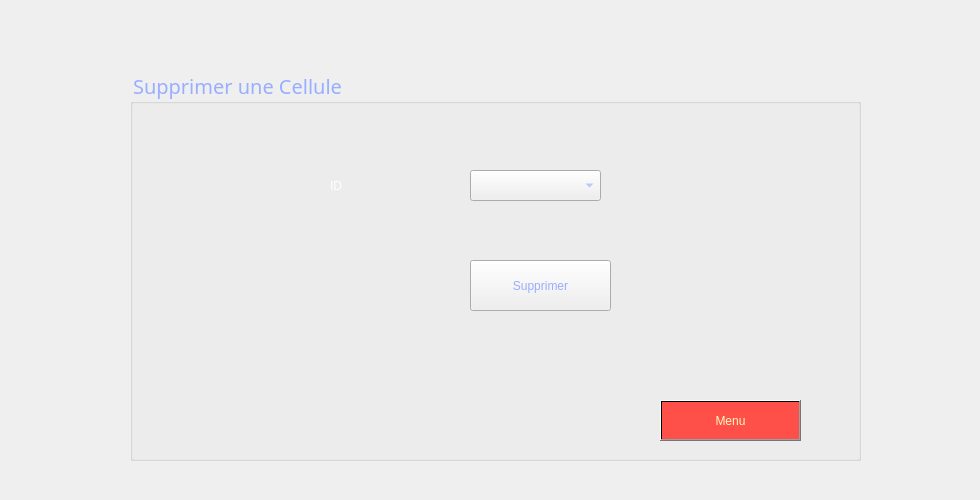
        <widget class="QWidget" name="tab_15">
         <attribute name="title">
          <string>Supprimer</string>
         </attribute>
         <widget class="QLabel" name="label_93">
          <property name="geometry">
           <rect>
            <x>0</x>
            <y>0</y>
            <width>971</width>
            <height>491</height>
           </rect>
          </property>
          <property name="styleSheet">
           <string notr="true">background-image: url(:/21.jpg);</string>
          </property>
          <property name="text">
           <string/>
          </property>
         </widget>
         <widget class="QGroupBox" name="groupBox_25">
          <property name="geometry">
           <rect>
            <x>130</x>
            <y>70</y>
            <width>731</width>
            <height>391</height>
           </rect>
          </property>
          <property name="font">
           <font>
            <family>Rockwell</family>
            <pointsize>15</pointsize>
            <weight>50</weight>
            <italic>false</italic>
            <bold>false</bold>
           </font>
          </property>
          <property name="layoutDirection">
           <enum>Qt::LeftToRight</enum>
          </property>
          <property name="styleSheet">
           <string notr="true">color:rgb(152, 174, 255)</string>
          </property>
          <property name="title">
           <string>Supprimer une Cellule</string>
          </property>
          <widget class="QLabel" name="label_152">
           <property name="geometry">
            <rect>
             <x>168</x>
             <y>318</y>
             <width>2101</width>
             <height>2211</height>
            </rect>
           </property>
           <property name="text">
            <string/>
           </property>
           <property name="pixmap">
            <pixmap>../../smartshop2A18-gestion-employ-scong-s/Documents/temp/macaron.jpg</pixmap>
           </property>
          </widget>
          <widget class="QLabel" name="label_85">
           <property name="geometry">
            <rect>
             <x>200</x>
             <y>100</y>
             <width>47</width>
             <height>31</height>
            </rect>
           </property>
           <property name="styleSheet">
            <string notr="true">color: rgb(255, 255, 255);</string>
           </property>
           <property name="text">
            <string>ID</string>
           </property>
          </widget>
          <widget class="QComboBox" name="cb_id_2">
           <property name="geometry">
            <rect>
             <x>340</x>
             <y>100</y>
             <width>131</width>
             <height>31</height>
            </rect>
           </property>
          </widget>
          <widget class="QPushButton" name="pushButton_24">
           <property name="geometry">
            <rect>
             <x>340</x>
             <y>190</y>
             <width>141</width>
             <height>51</height>
            </rect>
           </property>
           <property name="text">
            <string>Supprimer</string>
           </property>
          </widget>
          <widget class="QPushButton" name="pushButton_25">
           <property name="geometry">
            <rect>
             <x>530</x>
             <y>330</y>
             <width>141</width>
             <height>41</height>
            </rect>
           </property>
           <property name="styleSheet">
            <string notr="true">background-color: qlineargradient(spread:pad, x1:1, y1:0, x2:1, y2:0, stop:0.919598 rgb(255, 79, 73), stop:0.98 rgba(0, 0, 0, 255), stop:1 rgba(235, 148, 61, 255));
color:rgb(255, 250, 190);</string>
           </property>
           <property name="text">
            <string>Menu</string>
           </property>
          </widget>
          <widget class="QLabel" name="label_94">
           <property name="geometry">
            <rect>
             <x>670</x>
             <y>330</y>
             <width>51</width>
             <height>41</height>
            </rect>
           </property>
           <property name="styleSheet">
            <string notr="true">background-image: url(:/28.png);</string>
           </property>
           <property name="text">
            <string/>
           </property>
          </widget>
         </widget>
        </widget>
